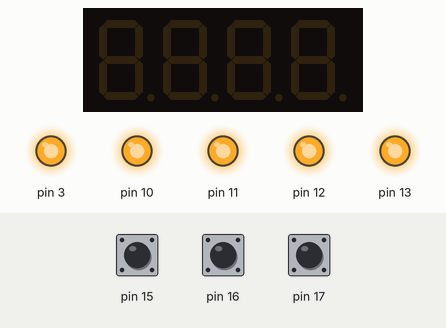
Bench run of a sketch on a simulated Arduino Uno, built with avr-gcc and run on an emulated ATmega328P. Shown: 4-digit seven-segment display, output pins drawn as LEDs (lit = HIGH). Inputs (shaded band) come from the test bench; at power-on: pin 15 HIGH, pin 16 HIGH, pin 17 HIGH.

Above: at 1.6 s.
At 3.12 s:
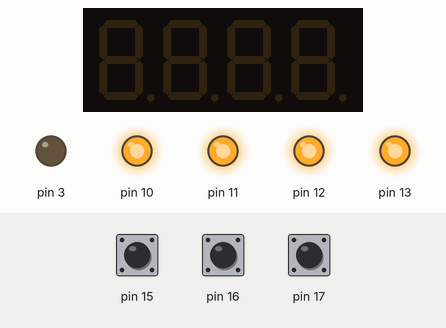
Timing chart, 0 to 4.0 s (numbered marks = the images above):
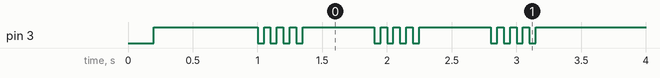

Measured:
- by itself, pin 3: repeats every 0.90 s: 3 × (HIGH 0.05 s, LOW 0.05 s), HIGH 0.55 s, LOW 0.05 s, until it stays HIGH from 3.2 s
- by itself, everything shown: repeats every 0.90 s, in 8 steps

The sketch:

Beeper.ino
```cpp
#include <MultiFuncShield.h>

/*

For more information and help, please visit https://www.cohesivecomputing.co.uk/hackatronics/arduino-multi-function-shield/part-1/

*/

void setup() {
  // put your setup code here, to run once:

  MFS.initialize();    // initialize multi-function shield library

  // NOTE beep control is performed in the background, i.e. beep() is non blocking.

  // short beep for 200 milliseconds
  MFS.beep();

  delay(1000);

  // 4 short beeps, repeated 3 times.
  MFS.beep(5,    // beep for 50 milliseconds
           5,    // silent for 50 milliseconds
           4,    // repeat above cycle 4 times
           3,    // loop 3 times
           50    // wait 500 milliseconds between loop
           );
}

void loop() {
  // put your main code here, to run repeatedly:

}
```
